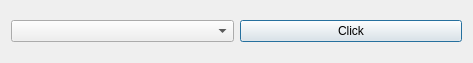
<?xml version="1.0" encoding="UTF-8"?>
<ui version="4.0">
 <class>Dialog</class>
 <widget class="QDialog" name="Dialog">
  <property name="geometry">
   <rect>
    <x>0</x>
    <y>0</y>
    <width>473</width>
    <height>63</height>
   </rect>
  </property>
  <property name="windowTitle">
   <string>Dialog</string>
  </property>
  <layout class="QHBoxLayout" name="horizontalLayout">
   <item>
    <widget class="QComboBox" name="comboBox"/>
   </item>
   <item>
    <widget class="QPushButton" name="pushButton">
     <property name="text">
      <string>Click</string>
     </property>
    </widget>
   </item>
  </layout>
 </widget>
 <layoutdefault spacing="6" margin="11"/>
 <resources/>
 <connections/>
</ui>
